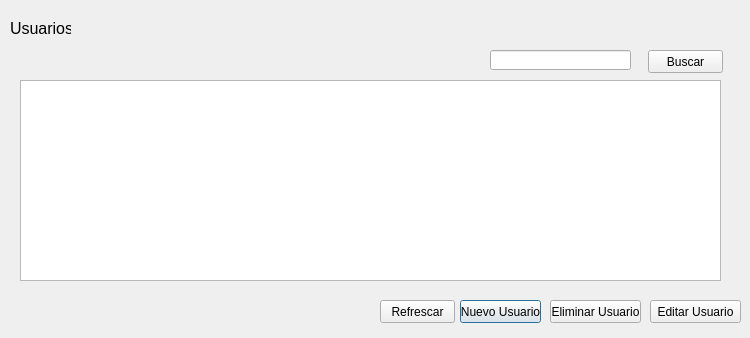
<?xml version="1.0" encoding="UTF-8"?>
<ui version="4.0">
 <class>usuarios</class>
 <widget class="QDialog" name="usuarios">
  <property name="geometry">
   <rect>
    <x>0</x>
    <y>0</y>
    <width>750</width>
    <height>338</height>
   </rect>
  </property>
  <property name="windowTitle">
   <string>Dialog</string>
  </property>
  <widget class="QLabel" name="label">
   <property name="geometry">
    <rect>
     <x>10</x>
     <y>20</y>
     <width>61</width>
     <height>16</height>
    </rect>
   </property>
   <property name="font">
    <font>
     <pointsize>12</pointsize>
    </font>
   </property>
   <property name="text">
    <string>Usuarios</string>
   </property>
  </widget>
  <widget class="QPushButton" name="pushButton">
   <property name="geometry">
    <rect>
     <x>460</x>
     <y>300</y>
     <width>81</width>
     <height>23</height>
    </rect>
   </property>
   <property name="text">
    <string>Nuevo Usuario</string>
   </property>
  </widget>
  <widget class="QPushButton" name="pushButton_2">
   <property name="geometry">
    <rect>
     <x>550</x>
     <y>300</y>
     <width>91</width>
     <height>23</height>
    </rect>
   </property>
   <property name="text">
    <string>Eliminar Usuario</string>
   </property>
  </widget>
  <widget class="QPushButton" name="pushButton_3">
   <property name="geometry">
    <rect>
     <x>650</x>
     <y>300</y>
     <width>91</width>
     <height>23</height>
    </rect>
   </property>
   <property name="text">
    <string>Editar Usuario</string>
   </property>
  </widget>
  <widget class="QPushButton" name="pushButton_4">
   <property name="geometry">
    <rect>
     <x>648</x>
     <y>50</y>
     <width>75</width>
     <height>23</height>
    </rect>
   </property>
   <property name="text">
    <string>Buscar</string>
   </property>
  </widget>
  <widget class="QLineEdit" name="lineEdit">
   <property name="geometry">
    <rect>
     <x>490</x>
     <y>50</y>
     <width>141</width>
     <height>20</height>
    </rect>
   </property>
  </widget>
  <widget class="QTableWidget" name="tableWidget">
   <property name="geometry">
    <rect>
     <x>20</x>
     <y>80</y>
     <width>701</width>
     <height>201</height>
    </rect>
   </property>
  </widget>
  <widget class="QPushButton" name="pushButton_5">
   <property name="geometry">
    <rect>
     <x>380</x>
     <y>300</y>
     <width>75</width>
     <height>23</height>
    </rect>
   </property>
   <property name="text">
    <string>Refrescar</string>
   </property>
  </widget>
 </widget>
 <resources/>
 <connections/>
</ui>
